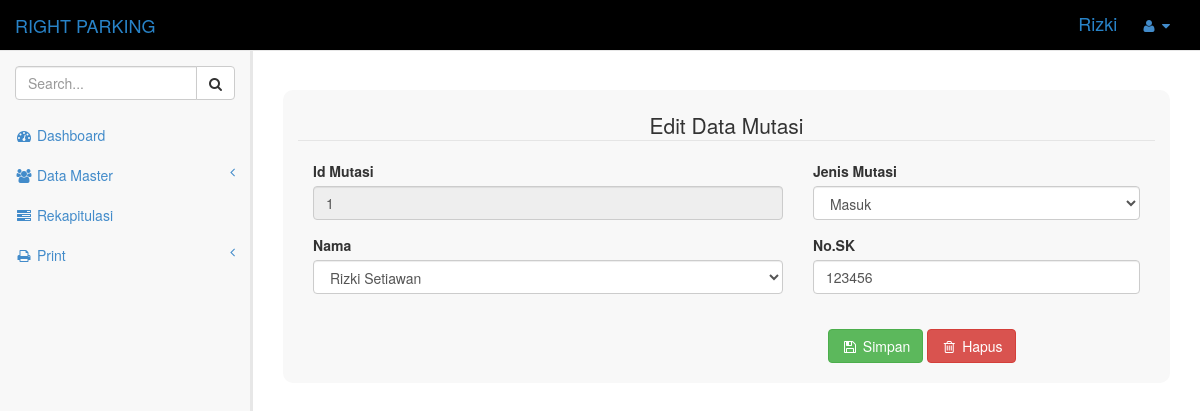
Page /emutasi.php?id_mutasi=1 (signed in) on the committed database.
### tables this page shows
CREATE TABLE `tbl_mutasi` (
  `id_mutasi` int(50) NOT NULL,
  `nip` int(50) NOT NULL,
  `jenis_mutasi` varchar(50) NOT NULL,
  `no_sk` int(50) NOT NULL
);

### emutasi.php (the view, shortened to what this page needs)
<?php
    if(!isset($_SESSION['user'])){?>
    <script language="javascript" type="text/javascript">
    alert("Silahkan Login Terlebih Dahulu");
    document.location='login.php';
    </script><?php
    } else {
?>
<!DOCTYPE html>
<html>
<head>
    <link href="css/bootstrap.min.css" rel="stylesheet">
    <link href="font-awesome/css/font-awesome.css" rel="stylesheet">
    <link href="css/sb-admin.css" rel="stylesheet">
</head>
<body >
    <div id="wrapper">
        <nav class="navbar navbar-default navbar-fixed-top" role="navigation" style="margin-bottom: 0; background-color: black;">
            <div class="navbar-header">
                <a class="navbar-brand" href="index.php" style="color: #2883C8;">RIGHT PARKING</a>
            </div>
            <ul class="nav navbar-top-links navbar-right">
                <li style="color:  #2883C8; ">
                    <h4><?php echo $_SESSION['user']; ?></h4>
                </li>
                <li class="dropdown">
                    <a class="dropdown-toggle" data-toggle="dropdown" href="#">
                        <i class="fa fa-user fa-fw"></i>  <i class="fa fa-caret-down"></i>
                    </a>
                </li>
            </ul>
            <div class="navbar-default navbar-static-side" role="navigation" >
                <div class="sidebar-collapse">
                    <ul class="nav" id="side-menu">
                        <li class="sidebar-search">
                            <div class="input-group custom-search-form">
                                <input type="text" class="form-control" placeholder="Search...">
                                <span class="input-group-btn">
                                <button class="btn btn-default" type="button">
                                    <i class="fa fa-search"></i>
                                </button>
                            </span>
                            </div>
                        </li>
                        <li>
                            <a href="index.php"><i class="fa fa-dashboard fa-fw"></i> Dashboard</a>
                        </li>
                        <li>
                            <a href=""><i class="fa fa-users fa-fw"></i> Data Master<span class="fa arrow"></span></a>
                        </li>
                        <li>
                            <a href="rekap.php"><i class="fa fa-tasks fa-fw"></i> Rekapitulasi</a>
                        </li>
                        <li>
                            <a href=""><i class="fa fa-print fa-fw"></i> Print<span class="fa arrow"></span></a>
                        </li>
                    </ul>
                </div>
            </div>
        </nav>
        <div id="page-wrapper">
            <div class="row">
                <div class="col-lg-12"><br><br>
                    <div class="col-md-12 content"  style="background-color: #F8F8F8; border-radius: 10px;"><br>
                            <legend><Center>Edit Data Mutasi</Center></legend>
                      <div class="col-sm-7 content">
                      <form method="POST">
                          <?php
            require_once 'config.php';
              if($_GET['id_mutasi']) {
                $id_mutasi = $_GET['id_mutasi'];
                $sql = "SELECT * FROM tbl_mutasi, tbl_pegawai WHERE id_mutasi= {$id_mutasi} ";
                $result = $connect->query($sql);
                $data = $result->fetch_assoc();
                      }
                ?>
                <div class="form-group">
                <label for="">Id Mutasi</label>
                <input type="text" class="form-control" name="id_mutasi" disabled="true"  value="<?php echo $data['id_mutasi'] ?>">
              </div>
              <div class="form-group">
                <label>Nama</label>
                <select class="form-control" name="nip" >
                    <?php
            require_once 'config.php';
            $res=$connect->query("SELECT * FROM tbl_pegawai");
            while ($row=$res->fetch_array()) {
              ?>
              <option value="<?php echo $row['nip'];?>">
                <?php echo $row['nama'];?>
              </option>
              <?php
            }
                   ?> </select>
                </div>
            </div>
            <div class="col-sm-5" >
              <form action="action">
              <div class="form-group">
                   <label>Jenis Mutasi</label>
                  <select name="jenis_mutasi" class="form-control">
                    <option value="<?php echo $data['jenis_mutasi'] ?>" <?php if($data['jenis_mutasi'] == '<?php echo $data["jenis_mutasi"];?>'){ echo 'selected';}?>><?php echo $data['jenis_mutasi'];?></option>
                    </select>
              </div>
              <div class="form-group">
                  <label>No.SK</label>
               <input type="text" name="no_sk" class="form-control" value="<?php echo $data['no_sk'] ?>">
              </div>
           <div class="col-sm-12">
            <br>
             <button type="submit" class="btn btn-success"><i class='fa fa-floppy-o fa-fw'></i>&nbsp;Simpan</button>
             <button type="reset" class="btn btn-danger"><i class='fa fa-trash-o fa-fw'></i>&nbsp;Hapus</button>
             </form>
             <br>
             <br>
           </div>
          </div>
          </div>
      </div>
    </div>
                    </div>
</body>
</html>
<?php } ?>

### css/sb-admin.css (style rules this page uses)
body { background-color: #f8f8f8; padding-top: 100px; }
@media (min-width:768px) { body { padding-top: 50px; } }
#wrapper { width: 100%; }
#page-wrapper { padding: 0 15px; min-height: 568px; background-color: #fff; }
@media (min-width:768px) { #page-wrapper { position: inherit; margin: 0 0 0 250px; padding: 0 30px; min-height: 1300px; border-left: 3px solid #e7e7e7; } }
.navbar-top-links li { display: inline-block; }
.navbar-top-links li:last-child { margin-right: 15px; }
.navbar-top-links li a { padding: 15px; min-height: 50px; }
.sidebar-search { padding: 15px; }
.arrow { float: right; }
.fa.arrow:before { content: "\f104"; }
@media (min-width:768px) { .navbar-static-side { z-index: 1; position: absolute; width: 250px; margin-top: 51px; } }

### rows in the picture
tbl_mutasi: id_mutasi "1", jenis_mutasi "Masuk", no_sk "123456"

### other values in the picture
$_SESSION['user'] "Rizki"
form field nip "Rizki Setiawan"
